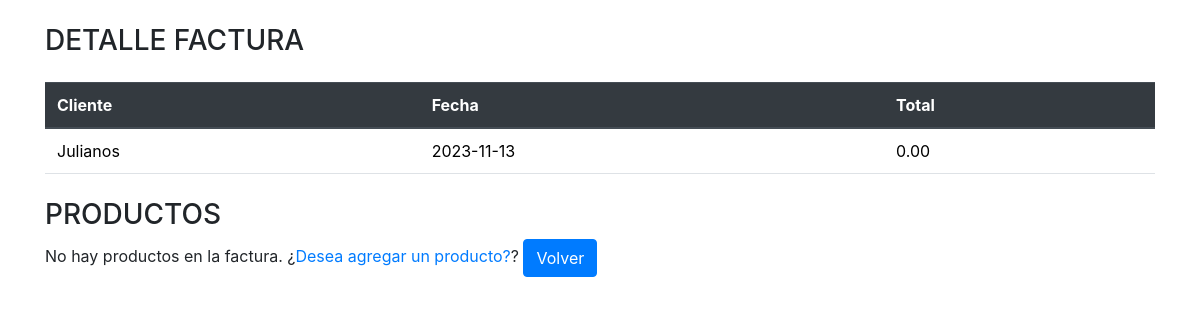
Page /factura/detalle_factura.php?id=19 (signed in) on the committed database.
### tables this page shows
CREATE TABLE `factura` (
  `id_factura` int(11) NOT NULL,
  `id_cliente` int(11) DEFAULT NULL,
  `fecha` date NOT NULL,
  `total` decimal(10,2) NOT NULL
);

CREATE TABLE `cliente` (
  `id_cliente` int(11) NOT NULL,
  `nombre` varchar(255) NOT NULL,
  `direccion` varchar(255) DEFAULT NULL,
  `telefono` varchar(20) DEFAULT NULL
);

### factura/detalle_factura.php (the view, shortened to what this page needs)
<?php
include('../bd/conexion.php');
include('../scripts/head.php');
$id = $_GET['id'];
$query = "SELECT factura.id_factura, cliente.nombre, factura.fecha, factura.total FROM factura INNER JOIN cliente ON factura.id_cliente = cliente.id_cliente WHERE factura.id_factura = $id";
$resultado = $conexion->query($query);
if ($resultado->num_rows > 0) {
    ?>
    <!DOCTYPE html>
    <html lang="en">
    <head>
    </head>
    <body class="container mt-4">
        <h3 class="mb-4">DETALLE FACTURA</h3>
        <table class="table">
            <thead class="thead-dark">
                <tr>
                    <th>Cliente</th>
                    <th>Fecha</th>
                    <th>Total</th>
                </tr>
            </thead>
            <tbody>
                <?php
                while ($fila = $resultado->fetch_assoc()) {
                    echo "<tr>";
                    echo "<td>" . $fila["nombre"] . "</td>";
                    echo "<td>" . $fila["fecha"] . "</td>";
                    echo "<td>" . $fila["total"] . "</td>";
                    echo "</tr>";
                }
                ?>
            </tbody>
        </table>
        <h3 class="mt-4">PRODUCTOS</h3>
        <?php
        $query = "SELECT producto.nombre, detalle_factura.id_detalle, detalle_factura.id_factura, detalle_factura.id_producto, detalle_factura.cantidad, detalle_factura.precio_unitario, detalle_factura.total_linea From detalle_factura Inner Join producto On detalle_factura.id_producto = producto.id_producto WHERE detalle_factura.id_factura = $id";
        $resultado = $conexion->query($query);
        if ($resultado->num_rows > 0) {
            ?>
            <table class="table">
                <thead class="thead-dark">
                    <tr>
                        <th>Producto</th>
                        <th>Cantidad</th>
                        <th>Precio unitario</th>
                        <th>Subtotal</th>
                        <th>Acciones <a class="btn btn-success" href="crear_detalle_factura.php?id=<?php echo $id ?>">+</a></th>
                    </tr>
                </thead>
                <tfoot class="thead-dark">
                    <tr>
                        <th>Producto</th>
                        <th>Cantidad</th>
                        <th>Precio unitario</th>
                        <th>Subtotal</th>
                        <th>Acciones</th>
                    </tr>
                </tfoot>
                <tbody>
                    <?php
                    while ($fila = $resultado->fetch_assoc()) {
                        echo "<tr>";
                        echo "<td>" . $fila["nombre"] . "</td>";
                        echo "<td>" . $fila["cantidad"] . "</td>";
                        echo "<td>" . $fila["precio_unitario"] . "</td>";
                        echo "<td>" . $fila["total_linea"] . "</td>";
                        echo "<td><a class='btn btn-danger' href='op_eliminar_detalle_factura.php?id=" . $fila["id_detalle"] . "&idf=" . $id . "'>Quitar</a></td>";
                        echo "</tr>";
                    }
                    ?>
                </tbody>
            </table>
            <?php
        } else {
            echo "No hay productos en la factura. ¿<a href='crear_detalle_factura.php?id=$id'>Desea agregar un producto?</a>?";
        }
        ?>
        <a class="btn btn-primary" href="factura.php">Volver</a>
    </body>
    </html>
    <?php
} else {
    header('Location: factura.php');
}
?>

### rows in the picture
factura: id_cliente.nombre "Julianos", fecha "2023-11-13", total "0.00"
